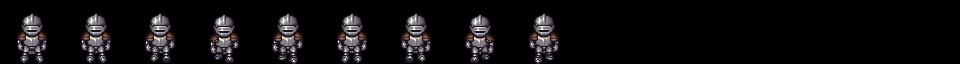

Tiled map render using the project's own tile images. Description and the whole map definition, tile-layer contents included, below:
An orthogonal 15x1 tile map with 64x64 px tiles, 1 tile layer (walk_down), 20 hidden layers not drawn.

<map version="1.2" tiledversion="1.3.4" orientation="orthogonal" renderorder="left-up" width="15" height="1" tilewidth="64" tileheight="64" infinite="0" nextlayerid="26" nextobjectid="1">
 <editorsettings>
  <export target="../public/animations/player-animations.json" format="json" />
 </editorsettings>
 <tileset firstgid="1" source="player-tileset.tsx" />
 <layer id="1" name="spell_up" width="15" height="1" visible="0">
  <data encoding="csv">
1,2,3,4,5,6,7,0,0,0,0,0,0,0,0
</data>
 </layer>
 <layer id="2" name="spell_left" width="15" height="1" visible="0">
  <data encoding="csv">
25,26,27,28,29,30,31,0,0,0,0,0,0,0,0
</data>
 </layer>
 <layer id="3" name="spell_down" width="15" height="1" visible="0">
  <data encoding="csv">
49,50,51,52,53,54,55,0,0,0,0,0,0,0,0
</data>
 </layer>
 <layer id="4" name="spell_right" width="15" height="1" visible="0">
  <data encoding="csv">
73,74,75,76,77,78,79,0,0,0,0,0,0,0,0
</data>
 </layer>
 <layer id="5" name="stab_up" width="15" height="1" visible="0">
  <data encoding="csv">
97,98,99,100,101,102,103,104,0,0,0,0,0,0,0
</data>
 </layer>
 <layer id="6" name="stab_left" width="15" height="1" visible="0">
  <data encoding="csv">
121,122,123,124,125,126,127,128,0,0,0,0,0,0,0
</data>
 </layer>
 <layer id="7" name="stab_down" width="15" height="1" visible="0">
  <data encoding="csv">
145,146,147,148,149,150,151,152,0,0,0,0,0,0,0
</data>
 </layer>
 <layer id="8" name="stab_right" width="15" height="1" visible="0">
  <data encoding="csv">
169,170,171,172,173,174,175,176,0,0,0,0,0,0,0
</data>
 </layer>
 <layer id="9" name="walk_up" width="15" height="1" visible="0">
  <data encoding="csv">
193,194,195,196,197,198,199,200,201,0,0,0,0,0,0
</data>
 </layer>
 <layer id="10" name="walk_left" width="15" height="1" visible="0">
  <data encoding="csv">
217,218,219,220,221,222,223,224,225,0,0,0,0,0,0
</data>
 </layer>
 <layer id="11" name="walk_down" width="15" height="1">
  <data encoding="csv">
241,242,243,244,245,246,247,248,249,0,0,0,0,0,0
</data>
 </layer>
 <layer id="12" name="walk_right" width="15" height="1" visible="0">
  <data encoding="csv">
265,266,267,268,269,270,271,272,273,0,0,0,0,0,0
</data>
 </layer>
 <layer id="13" name="cut_up" width="15" height="1" visible="0">
  <data encoding="csv">
289,290,291,292,293,294,0,0,0,0,0,0,0,0,0
</data>
 </layer>
 <layer id="14" name="cut_left" width="15" height="1" visible="0">
  <data encoding="csv">
313,314,315,316,317,318,0,0,0,0,0,0,0,0,0
</data>
 </layer>
 <layer id="15" name="cut_down" width="15" height="1" visible="0">
  <data encoding="csv">
337,338,339,340,341,342,0,0,0,0,0,0,0,0,0
</data>
 </layer>
 <layer id="16" name="cut_right" width="15" height="1" visible="0">
  <data encoding="csv">
361,362,363,364,365,366,0,0,0,0,0,0,0,0,0
</data>
 </layer>
 <layer id="17" name="shoot_up" width="15" height="1" visible="0">
  <data encoding="csv">
385,386,387,388,389,390,391,392,393,394,395,396,397,0,0
</data>
 </layer>
 <layer id="18" name="shoot_left" width="15" height="1" visible="0">
  <data encoding="csv">
409,410,411,412,413,414,415,416,417,418,419,420,421,0,0
</data>
 </layer>
 <layer id="19" name="shoot_down" width="15" height="1" visible="0">
  <data encoding="csv">
433,434,435,436,437,438,439,440,441,442,443,444,445,0,0
</data>
 </layer>
 <layer id="20" name="shoot_right" width="15" height="1" visible="0">
  <data encoding="csv">
457,458,459,460,461,462,463,464,465,466,467,468,469,0,0
</data>
 </layer>
 <layer id="21" name="death" width="15" height="1" visible="0">
  <data encoding="csv">
481,482,483,484,485,486,0,0,0,0,0,0,0,0,0
</data>
 </layer>
</map>
